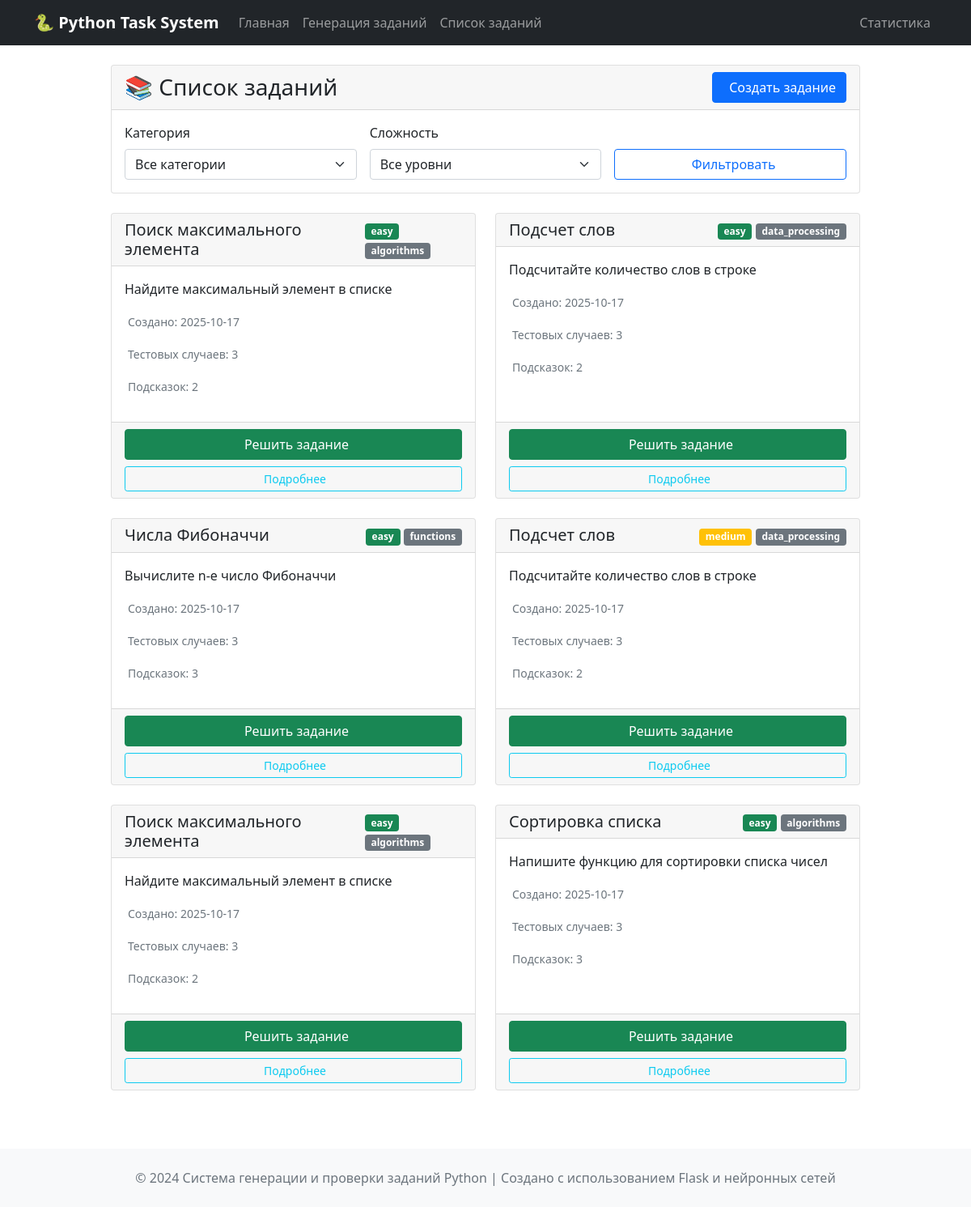
The page /tasks on the database its author committed.
### tables this page shows
CREATE TABLE tasks (
                    id TEXT PRIMARY KEY,
                    title TEXT NOT NULL,
                    description TEXT NOT NULL,
                    difficulty TEXT NOT NULL,
                    category TEXT NOT NULL,
                    test_cases TEXT NOT NULL,
                    expected_output TEXT,
                    hints TEXT NOT NULL,
                    solution_template TEXT NOT NULL,
                    created_at TIMESTAMP DEFAULT CURRENT_TIMESTAMP
                );

### app/routes.py (the view)
@bp.route('/tasks')
def list_tasks():
    category = request.args.get('category')
    difficulty = request.args.get('difficulty')
    tasks = db_manager.get_all_tasks(category, difficulty)
    categories = task_generator.get_available_categories()
    difficulties = task_generator.get_difficulty_levels()
    return render_template('tasks.html',
                         tasks=tasks,
                         categories=categories,
                         difficulties=difficulties,
                         selected_category=category,
                         selected_difficulty=difficulty)

### app/models/task_generator.py (called while the page is built)
    def get_available_categories(self) -> List[str]:
        return list(self.task_templates.keys())

    def get_difficulty_levels(self) -> List[str]:
        return list(self.difficulty_levels.keys())

### app/templates/tasks.html (shortened to what this page needs)
{% extends "base.html" %}
{% block content %}
<div class="row">
    <div class="col-lg-10 mx-auto">
        <div class="card mb-4">
            <div class="card-header">
                <div class="row align-items-center">
                    <div class="col">
                        <h3 class="mb-0">📚 Список заданий</h3>
                    </div>
                    <div class="col-auto">
                        <a href="{{ url_for('main.generate_task') }}" class="btn btn-primary">
                            Создать задание
                        </a>
                    </div>
                </div>
            </div>
            <div class="card-body">
                <form method="GET" class="row g-3">
                    <div class="col-md-4">
                        <label for="category" class="form-label">Категория</label>
                        <select class="form-select" id="category" name="category">
                            <option value="">Все категории</option>
                        </select>
                    </div>
                    <div class="col-md-4">
                        <label for="difficulty" class="form-label">Сложность</label>
                        <select class="form-select" id="difficulty" name="difficulty">
                            <option value="">Все уровни</option>
                        </select>
                    </div>
                    <div class="col-md-4">
                        <label class="form-label">&nbsp;</label>
                        <div class="d-grid">
                            <button type="submit" class="btn btn-outline-primary">
                                Фильтровать
                            </button>
                        </div>
                    </div>
                </form>
            </div>
        </div>
        {% if tasks %}
            <div class="row">
                {% for task in tasks %}
                <div class="col-lg-6 mb-4">
                    <div class="card h-100">
                        <div class="card-header d-flex justify-content-between align-items-center">
                            <h5 class="mb-0">{{ task.title }}</h5>
                            <div>
                                <span class="badge bg-{{ 'success' if task.difficulty == 'easy' else 'warning' if task.difficulty == 'medium' else 'danger' }}">
                                    {{ task.difficulty }}
                                </span>
                                <span class="badge bg-secondary">{{ task.category }}</span>
                            </div>
                        </div>
                        <div class="card-body">
                            <p class="card-text">{{ task.description[:150] }}{% if task.description|length > 150 %}...{% endif %}</p>
                            <div class="mb-3">
                                <small class="text-muted">
                                    Создано: {{ task.created_at[:10] }}
                                </small>
                            </div>
                            <div class="mb-3">
                                <small class="text-muted">
                                    Тестовых случаев: {{ task.test_cases|length }}
                                </small>
                            </div>
                            {% if task.hints %}
                            <div class="mb-3">
                                <small class="text-muted">
                                    Подсказок: {{ task.hints|length }}
                                </small>
                            </div>
                            {% endif %}
                        </div>
                        <div class="card-footer">
                            <div class="d-grid gap-2">
                                <a href="{{ url_for('main.solve_task', task_id=task.id) }}" class="btn btn-success">
                                    Решить задание
                                </a>
                                <button type="button" class="btn btn-outline-info btn-sm" onclick="showTaskDetails('{{ task.id }}')">
                                    Подробнее
                                </button>
                            </div>
                        </div>
                    </div>
                </div>
                {% endfor %}
            </div>
        {% endif %}
    </div>
</div>
{% endblock %}

### app/templates/base.html (shortened to what this page needs)
<!DOCTYPE html>
<html lang="ru">
<head>
    <link href="https://cdn.jsdelivr.net/npm/bootstrap@5.1.3/dist/css/bootstrap.min.css" rel="stylesheet">
    <link rel="stylesheet" href="https://cdnjs.cloudflare.com/ajax/libs/codemirror/5.65.2/codemirror.min.css">
    <link rel="stylesheet" href="https://cdnjs.cloudflare.com/ajax/libs/codemirror/5.65.2/theme/monokai.min.css">
</head>
<body>
    <nav class="navbar navbar-expand-lg navbar-dark bg-dark">
        <div class="container">
            <a class="navbar-brand" href="{{ url_for('main.index') }}">
                🐍 Python Task System
            </a>
            <div class="collapse navbar-collapse" id="navbarNav">
                <ul class="navbar-nav me-auto">
                    <li class="nav-item">
                        <a class="nav-link" href="{{ url_for('main.index') }}">Главная</a>
                    </li>
                    <li class="nav-item">
                        <a class="nav-link" href="{{ url_for('main.generate_task') }}">Генерация заданий</a>
                    </li>
                    <li class="nav-item">
                        <a class="nav-link" href="{{ url_for('main.list_tasks') }}">Список заданий</a>
                    </li>
                </ul>
                <ul class="navbar-nav">
                    <li class="nav-item">
                        <a class="nav-link" href="#" onclick="showStatistics()">Статистика</a>
                    </li>
                </ul>
            </div>
        </div>
    </nav>
    <main class="container mt-4">
        {% block content %}{% endblock %}
    </main>
    <footer class="bg-light mt-5 py-4">
        <div class="container text-center">
            <p class="text-muted mb-0">
                © 2024 Система генерации и проверки заданий Python |
                Создано с использованием Flask и нейронных сетей
            </p>
        </div>
    </footer>
</body>
</html>

### app/templates/base.html (style rules this page uses)
.navbar-brand { font-weight: bold; }

### rows shown on the page
tasks: title "Поиск максимального элемента", difficulty "easy", category "algorithms", description "Найдите максимальный элемент в списке", created_at "2025-10-17", test_cases|length "3", hints|length "2"
tasks: title "Подсчет слов", difficulty "easy", category "data_processing", description "Подсчитайте количество слов в строке", created_at "2025-10-17", test_cases|length "3", hints|length "2"
tasks: title "Числа Фибоначчи", difficulty "easy", category "functions", description "Вычислите n-е число Фибоначчи", created_at "2025-10-17", test_cases|length "3", hints|length "3"
tasks: title "Подсчет слов", difficulty "medium", category "data_processing", description "Подсчитайте количество слов в строке", created_at "2025-10-17", test_cases|length "3", hints|length "2"
tasks: title "Поиск максимального элемента", difficulty "easy", category "algorithms", description "Найдите максимальный элемент в списке", created_at "2025-10-17", test_cases|length "3", hints|length "2"
tasks: title "Сортировка списка", difficulty "easy", category "algorithms", description "Напишите функцию для сортировки списка чисел", created_at "2025-10-17", test_cases|length "3", hints|length "3"
